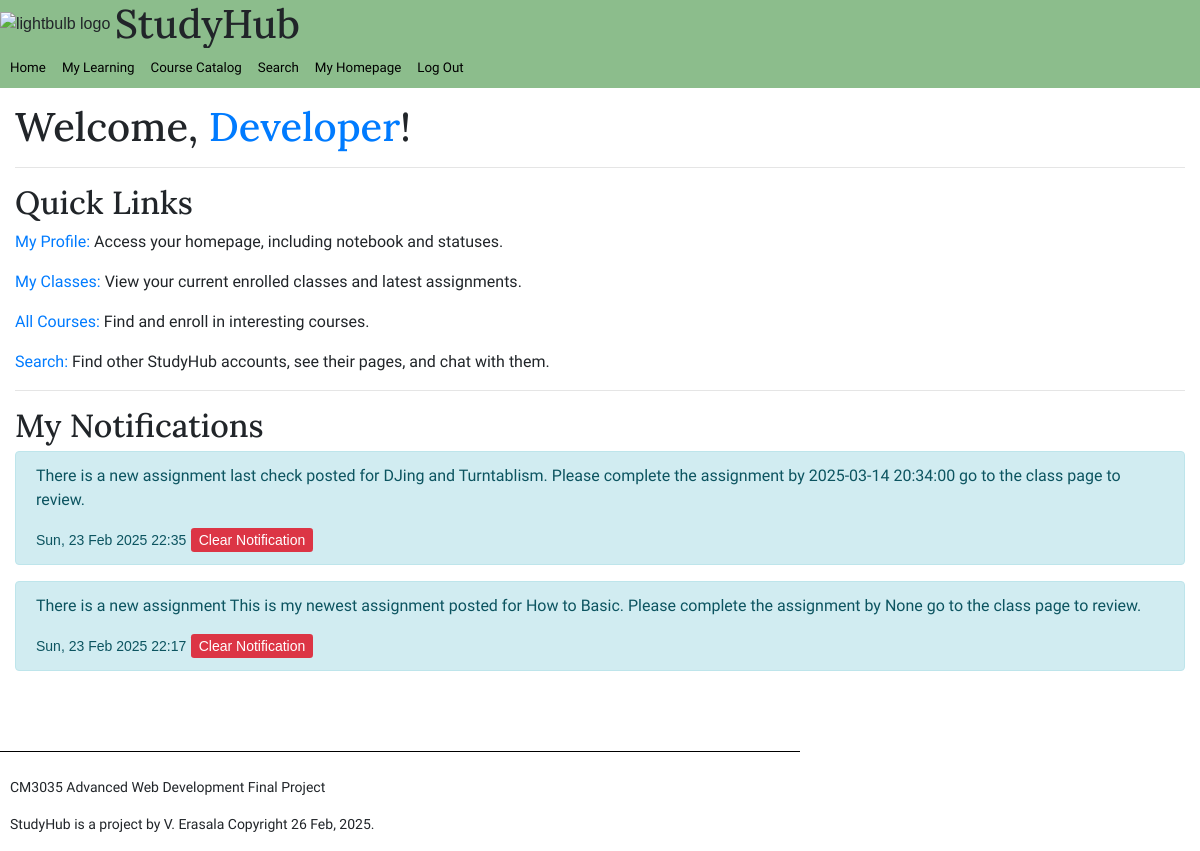
/ (signed in), run on the app's committed database.
### study_hub/models.py (models this page shows, shortened)
class User(AbstractUser):
    is_teacher = models.BooleanField(default=False)
    name = models.CharField(max_length = 255)
    photo = models.ImageField(upload_to='profile_photos/', blank=True, null=True)
    groups = models.ManyToManyField(
        Group,
        blank=True,
        related_name="study_hub_user_set",
        related_query_name="user",
    )
    user_permissions = models.ManyToManyField(
        Permission,
        blank=True,
        related_name="study_hub_user_set",
        related_query_name="user",
    )

class NewMaterialNotification(models.Model):
    message = models.TextField()
    timestamp = models.DateTimeField(auto_now_add=True)
    user = models.ForeignKey(User, on_delete=models.CASCADE, related_name='material_notifications')

### study_hub/views.py (the view)
# urls.py: path('', views.index, name='index'),
def index(request):
    notifications = []
    role = ''
    if request.user.is_authenticated:
        user= request.user
        if user.is_teacher:
            notifications = EnrollmentNotification.objects.filter(user=user).order_by('-timestamp')
            role = 'teacher'
        else:
            notifications = NewMaterialNotification.objects.filter(user=user).order_by('-timestamp')
            role = 'student'
    context = {'notifications':notifications, 'role': role}
    return render(request, 'study_hub/index.html',context)

### study_hub/templatetags/my_tags.py (called while the page is built)
@register.simple_tag
def todays_date():
    return datetime.datetime.now().strftime("%d %b, %Y")

### study_hub/templates/study_hub/index.html (shortened to what this page needs)
{% extends "./base.html" %}
{% block content %}
    {% if user.is_authenticated %}
    <h1>
        Welcome, <a href="{% url 'user_profile' user.username %}"> {{ user.name }}</a>!
     </h1>
     <hr>
    <container>
         <h2 class="mt-2 mb-2">Quick Links</h2>
         <p><a href = "{% url 'user_profile' user.username %}">My Profile: </a> Access your homepage, including notebook and statuses.</p>
         {% if role == 'teacher' %}
         <p><a href = "{% url 'my_teaching' %}">My Classes: </a> View and edit the classes you are currently teaching.</p>
         <p><a href = "{% url 'course_catalog' %}">All Courses: </a> See other courses offered on the platform.</p>
        {% else %}
        <p><a href = "{% url 'my_learning' %}">My Classes: </a> View your current enrolled classes and latest assignments.</p>
        <p><a href = "{% url 'course_catalog' %}">All Courses: </a> Find and enroll in interesting courses.</p>
        {% endif %}
         <p><a href = "{% url 'search_users' %}">Search: </a> Find other StudyHub accounts, see their pages, and chat with them.</p>
    </container>
    <hr>
    <container>
         <h2>My Notifications </h2>
         <div class="status-updates" style="height: 300px; overflow-y: scroll;">
            <div class="status-updates" style="height: 300px; overflow-y: scroll;">
                {% for notification in notifications %}
                <div class="alert alert-info">
                    <p>{{ notification.message }}</p>
                    <small>{{ notification.timestamp|date:"D, d M Y H:i" }}</small>
                    <a href="{% url 'delete_notification' notification.id %}" class="btn-danger btn-sm">Clear Notification</a>
                </div>
                {% empty %}
                <p>No new notifications.</p>
                {% endfor %}
            </div>
        </div>
    </container>
    {% endif %}
{% endblock %}

### study_hub/static/css/study_hub.css (style rules this page uses)
body { font-family: Sans-Serif; margin: 0px; border: 0px; padding: 0px; }
h1,h2,h3, h4, h5 { margin-top: 15px; margin-bottom: 5px; font-family: 'Lora'; }
p, b, ul, form { font-family: 'Source Sans 3' }
a { text-decoration: none; }

### data on the page
User: name "Developer"
NewMaterialNotification: message "There is a new assignment last check posted for DJing and Turntablism. Please complete the assignment by 2025-03-14 20:34:00 go to the class page to review.", timestamp "Sun, 23 Feb 2025 22:35"
NewMaterialNotification: message "There is a new assignment This is my newest assignment posted for How to Basic. Please complete the assignment by None go to the class page to review.", timestamp "Sun, 23 Feb 2025 22:17"
